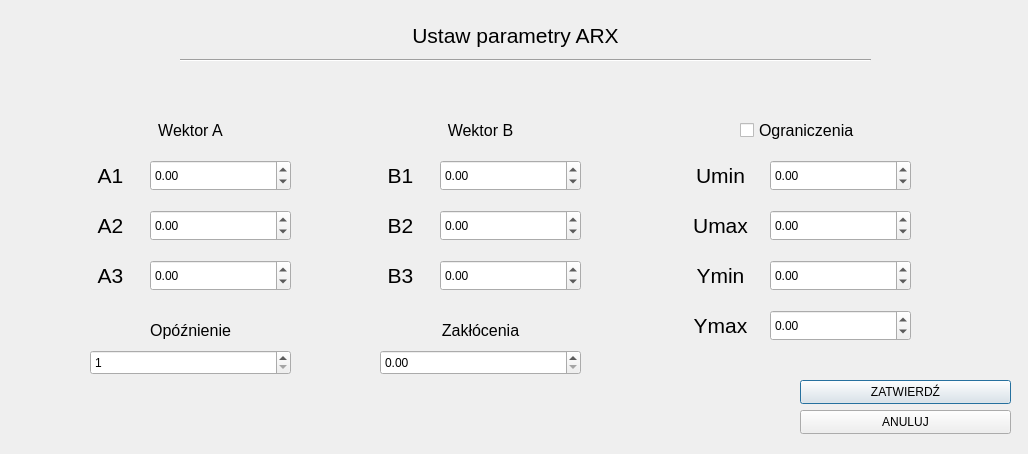
<?xml version="1.0" encoding="UTF-8"?>
<ui version="4.0">
 <class>arx_set_param</class>
 <widget class="QDialog" name="arx_set_param">
  <property name="geometry">
   <rect>
    <x>0</x>
    <y>0</y>
    <width>1028</width>
    <height>454</height>
   </rect>
  </property>
  <property name="windowTitle">
   <string>Dialog</string>
  </property>
  <widget class="Line" name="line">
   <property name="geometry">
    <rect>
     <x>180</x>
     <y>50</y>
     <width>691</width>
     <height>20</height>
    </rect>
   </property>
   <property name="orientation">
    <enum>Qt::Horizontal</enum>
   </property>
  </widget>
  <widget class="QLabel" name="label">
   <property name="geometry">
    <rect>
     <x>330</x>
     <y>10</y>
     <width>371</width>
     <height>51</height>
    </rect>
   </property>
   <property name="font">
    <font>
     <pointsize>16</pointsize>
    </font>
   </property>
   <property name="text">
    <string>Ustaw parametry ARX</string>
   </property>
   <property name="alignment">
    <set>Qt::AlignCenter</set>
   </property>
  </widget>
  <widget class="QLabel" name="label_2">
   <property name="geometry">
    <rect>
     <x>90</x>
     <y>110</y>
     <width>201</width>
     <height>41</height>
    </rect>
   </property>
   <property name="font">
    <font>
     <pointsize>12</pointsize>
    </font>
   </property>
   <property name="text">
    <string>Wektor A</string>
   </property>
   <property name="alignment">
    <set>Qt::AlignCenter</set>
   </property>
  </widget>
  <widget class="QLabel" name="label_3">
   <property name="geometry">
    <rect>
     <x>380</x>
     <y>110</y>
     <width>201</width>
     <height>41</height>
    </rect>
   </property>
   <property name="font">
    <font>
     <pointsize>12</pointsize>
    </font>
   </property>
   <property name="text">
    <string>Wektor B</string>
   </property>
   <property name="alignment">
    <set>Qt::AlignCenter</set>
   </property>
  </widget>
  <widget class="QLabel" name="label_4">
   <property name="geometry">
    <rect>
     <x>90</x>
     <y>160</y>
     <width>41</width>
     <height>31</height>
    </rect>
   </property>
   <property name="font">
    <font>
     <pointsize>16</pointsize>
    </font>
   </property>
   <property name="text">
    <string>A1</string>
   </property>
   <property name="alignment">
    <set>Qt::AlignCenter</set>
   </property>
  </widget>
  <widget class="QLabel" name="label_5">
   <property name="geometry">
    <rect>
     <x>90</x>
     <y>210</y>
     <width>41</width>
     <height>31</height>
    </rect>
   </property>
   <property name="font">
    <font>
     <pointsize>16</pointsize>
    </font>
   </property>
   <property name="text">
    <string>A2</string>
   </property>
   <property name="alignment">
    <set>Qt::AlignCenter</set>
   </property>
  </widget>
  <widget class="QLabel" name="label_6">
   <property name="geometry">
    <rect>
     <x>90</x>
     <y>260</y>
     <width>41</width>
     <height>31</height>
    </rect>
   </property>
   <property name="font">
    <font>
     <pointsize>16</pointsize>
    </font>
   </property>
   <property name="text">
    <string>A3</string>
   </property>
   <property name="alignment">
    <set>Qt::AlignCenter</set>
   </property>
  </widget>
  <widget class="QLabel" name="label_7">
   <property name="geometry">
    <rect>
     <x>380</x>
     <y>160</y>
     <width>41</width>
     <height>31</height>
    </rect>
   </property>
   <property name="font">
    <font>
     <pointsize>16</pointsize>
    </font>
   </property>
   <property name="text">
    <string>B1</string>
   </property>
   <property name="alignment">
    <set>Qt::AlignCenter</set>
   </property>
  </widget>
  <widget class="QLabel" name="label_8">
   <property name="geometry">
    <rect>
     <x>380</x>
     <y>210</y>
     <width>41</width>
     <height>31</height>
    </rect>
   </property>
   <property name="font">
    <font>
     <pointsize>16</pointsize>
    </font>
   </property>
   <property name="text">
    <string>B2</string>
   </property>
   <property name="alignment">
    <set>Qt::AlignCenter</set>
   </property>
  </widget>
  <widget class="QLabel" name="label_9">
   <property name="geometry">
    <rect>
     <x>380</x>
     <y>260</y>
     <width>41</width>
     <height>31</height>
    </rect>
   </property>
   <property name="font">
    <font>
     <pointsize>16</pointsize>
    </font>
   </property>
   <property name="text">
    <string>B3</string>
   </property>
   <property name="alignment">
    <set>Qt::AlignCenter</set>
   </property>
  </widget>
  <widget class="QDoubleSpinBox" name="a1_param">
   <property name="geometry">
    <rect>
     <x>150</x>
     <y>160</y>
     <width>141</width>
     <height>31</height>
    </rect>
   </property>
   <property name="minimum">
    <double>-99.989999999999995</double>
   </property>
  </widget>
  <widget class="QDoubleSpinBox" name="a2_param">
   <property name="geometry">
    <rect>
     <x>150</x>
     <y>210</y>
     <width>141</width>
     <height>31</height>
    </rect>
   </property>
   <property name="minimum">
    <double>-99.989999999999995</double>
   </property>
  </widget>
  <widget class="QDoubleSpinBox" name="a3_param">
   <property name="geometry">
    <rect>
     <x>150</x>
     <y>260</y>
     <width>141</width>
     <height>31</height>
    </rect>
   </property>
   <property name="minimum">
    <double>-99.989999999999995</double>
   </property>
  </widget>
  <widget class="QDoubleSpinBox" name="b3_param">
   <property name="geometry">
    <rect>
     <x>440</x>
     <y>260</y>
     <width>141</width>
     <height>31</height>
    </rect>
   </property>
   <property name="minimum">
    <double>-99.989999999999995</double>
   </property>
  </widget>
  <widget class="QDoubleSpinBox" name="b2_param">
   <property name="geometry">
    <rect>
     <x>440</x>
     <y>210</y>
     <width>141</width>
     <height>31</height>
    </rect>
   </property>
   <property name="minimum">
    <double>-99.989999999999995</double>
   </property>
  </widget>
  <widget class="QDoubleSpinBox" name="b1_param">
   <property name="geometry">
    <rect>
     <x>440</x>
     <y>160</y>
     <width>141</width>
     <height>31</height>
    </rect>
   </property>
   <property name="minimum">
    <double>-99.989999999999995</double>
   </property>
  </widget>
  <widget class="QLabel" name="label_10">
   <property name="geometry">
    <rect>
     <x>90</x>
     <y>320</y>
     <width>201</width>
     <height>21</height>
    </rect>
   </property>
   <property name="font">
    <font>
     <pointsize>12</pointsize>
    </font>
   </property>
   <property name="text">
    <string>Opóźnienie</string>
   </property>
   <property name="alignment">
    <set>Qt::AlignCenter</set>
   </property>
  </widget>
  <widget class="QLabel" name="label_11">
   <property name="geometry">
    <rect>
     <x>380</x>
     <y>320</y>
     <width>201</width>
     <height>21</height>
    </rect>
   </property>
   <property name="font">
    <font>
     <pointsize>12</pointsize>
    </font>
   </property>
   <property name="text">
    <string>Zakłócenia</string>
   </property>
   <property name="alignment">
    <set>Qt::AlignCenter</set>
   </property>
  </widget>
  <widget class="QSpinBox" name="opoznienie_param">
   <property name="geometry">
    <rect>
     <x>90</x>
     <y>350</y>
     <width>201</width>
     <height>25</height>
    </rect>
   </property>
   <property name="minimum">
    <number>1</number>
   </property>
  </widget>
  <widget class="QDoubleSpinBox" name="zaklocenia_param">
   <property name="geometry">
    <rect>
     <x>380</x>
     <y>350</y>
     <width>201</width>
     <height>25</height>
    </rect>
   </property>
  </widget>
  <widget class="QLabel" name="label_12">
   <property name="geometry">
    <rect>
     <x>690</x>
     <y>160</y>
     <width>61</width>
     <height>31</height>
    </rect>
   </property>
   <property name="font">
    <font>
     <pointsize>16</pointsize>
    </font>
   </property>
   <property name="text">
    <string>Umin</string>
   </property>
   <property name="alignment">
    <set>Qt::AlignCenter</set>
   </property>
  </widget>
  <widget class="QLabel" name="label_13">
   <property name="geometry">
    <rect>
     <x>690</x>
     <y>260</y>
     <width>61</width>
     <height>31</height>
    </rect>
   </property>
   <property name="font">
    <font>
     <pointsize>16</pointsize>
    </font>
   </property>
   <property name="text">
    <string>Ymin</string>
   </property>
   <property name="alignment">
    <set>Qt::AlignCenter</set>
   </property>
  </widget>
  <widget class="QLabel" name="label_15">
   <property name="geometry">
    <rect>
     <x>690</x>
     <y>210</y>
     <width>61</width>
     <height>31</height>
    </rect>
   </property>
   <property name="font">
    <font>
     <pointsize>16</pointsize>
    </font>
   </property>
   <property name="text">
    <string>Umax</string>
   </property>
   <property name="alignment">
    <set>Qt::AlignCenter</set>
   </property>
  </widget>
  <widget class="QDoubleSpinBox" name="umax_param">
   <property name="geometry">
    <rect>
     <x>770</x>
     <y>210</y>
     <width>141</width>
     <height>31</height>
    </rect>
   </property>
   <property name="minimum">
    <double>-99.989999999999995</double>
   </property>
  </widget>
  <widget class="QDoubleSpinBox" name="ymin_param">
   <property name="geometry">
    <rect>
     <x>770</x>
     <y>260</y>
     <width>141</width>
     <height>31</height>
    </rect>
   </property>
   <property name="minimum">
    <double>-99.989999999999995</double>
   </property>
  </widget>
  <widget class="QDoubleSpinBox" name="umin_param">
   <property name="geometry">
    <rect>
     <x>770</x>
     <y>160</y>
     <width>141</width>
     <height>31</height>
    </rect>
   </property>
   <property name="minimum">
    <double>-99.989999999999995</double>
   </property>
  </widget>
  <widget class="QDoubleSpinBox" name="ymax_param">
   <property name="geometry">
    <rect>
     <x>770</x>
     <y>310</y>
     <width>141</width>
     <height>31</height>
    </rect>
   </property>
   <property name="minimum">
    <double>-99.989999999999995</double>
   </property>
  </widget>
  <widget class="QLabel" name="label_16">
   <property name="geometry">
    <rect>
     <x>690</x>
     <y>310</y>
     <width>61</width>
     <height>31</height>
    </rect>
   </property>
   <property name="font">
    <font>
     <pointsize>16</pointsize>
    </font>
   </property>
   <property name="text">
    <string>Ymax</string>
   </property>
   <property name="alignment">
    <set>Qt::AlignCenter</set>
   </property>
  </widget>
  <widget class="QPushButton" name="zatwierdz_button">
   <property name="geometry">
    <rect>
     <x>800</x>
     <y>380</y>
     <width>211</width>
     <height>24</height>
    </rect>
   </property>
   <property name="text">
    <string>ZATWIERDŹ</string>
   </property>
  </widget>
  <widget class="QPushButton" name="anuluj_button">
   <property name="geometry">
    <rect>
     <x>800</x>
     <y>410</y>
     <width>211</width>
     <height>24</height>
    </rect>
   </property>
   <property name="text">
    <string>ANULUJ</string>
   </property>
  </widget>
  <widget class="QCheckBox" name="czyLimit_check">
   <property name="geometry">
    <rect>
     <x>740</x>
     <y>110</y>
     <width>141</width>
     <height>41</height>
    </rect>
   </property>
   <property name="font">
    <font>
     <pointsize>12</pointsize>
    </font>
   </property>
   <property name="text">
    <string>Ograniczenia</string>
   </property>
  </widget>
 </widget>
 <resources/>
 <connections/>
</ui>
